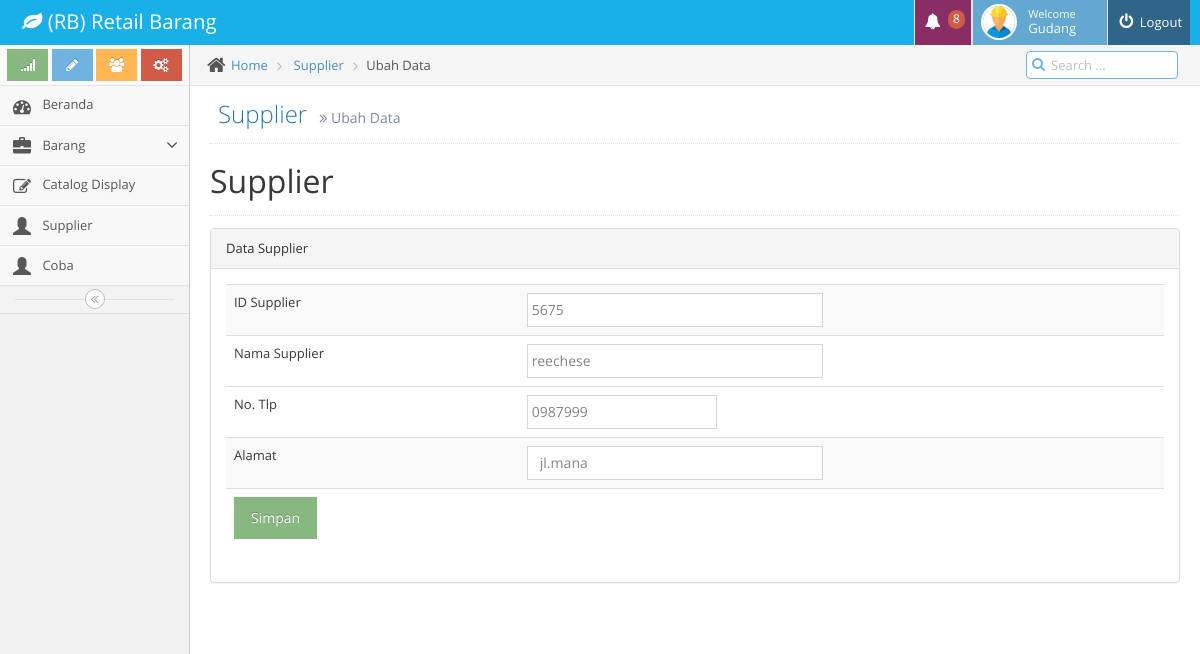
Page /crud/edit/5675 on the committed database.
### tables this page shows
CREATE TABLE `supplier` (
  `id_supplier` int(11) NOT NULL,
  `nama_supplier` varchar(30) NOT NULL,
  `alamat` varchar(50) NOT NULL,
  `no_telepon` varchar(15) NOT NULL
);

### application/controllers/crud.php (called while the page is built, shortened)
<?php
class Crud extends CI_Controller {
    function __construct() {
        $this->load->model('m_data');
        $this->load->helper('url');
    }
    function edit($id_supplier) {
        $where = array('id_supplier' => $id_supplier);
        $data['supplier'] = $this->m_data->edit_data($where, 'supplier')->result();
        $this->load->view('supplier/vedit', $data);
    }
}

### index.php (called while the page is built, shortened)
<?php
require_once BASEPATH.'core/CodeIgniter.php';

### application/models/m_data.php (called while the page is built, shortened)
<?php
class M_data extends CI_Model {
    function edit_data($where, $table) {
        return $this->db->get_where($table, $where);
    }
}

### application/views/supplier/vedit.php (the view, shortened to what this page needs)
            <div class="main-content">
                <div class="main-content-inner">
                    <div class="breadcrumbs ace-save-state" id="breadcrumbs">
                        <ul class="breadcrumb">
                            <li>
                                <i class="ace-icon fa fa-home home-icon"></i>
                                <a href="<?= base_url("welcome/home"); ?>">Home</a>
                            </li>
                            <li>
                                <a href="<?= base_url("crud/vsupplier"); ?>">Supplier</a>
                            </li>
                            <li class="active">Ubah Data</li>
                        </ul>
                        <div class="nav-search" id="nav-search">
                            <form class="form-search">
                                <span class="input-icon">
                                    <input type="text" placeholder="Search ..." class="nav-search-input" id="nav-search-input" autocomplete="off" />
                                    <i class="ace-icon fa fa-search nav-search-icon"></i>
                                </span>
                            </form>
                        </div>
                    </div>
                    <div class="page-content">
                        <div class="page-header">
                            <h1>
                                Supplier
                                <small>
                                    <i class="ace-icon fa fa-angle-double-right"></i>
                                   Ubah Data
                                </small>
                            </h1>
                        </div>
                        <div class="row">
                            <div class="col-xs-12">
                                <div class="row">
                                    <div class="col-xs-12">
                    <h1 class="page-header">Supplier</h1>
                </div>
            </div>
            <div class="row">
                <div class="col-lg-12">
                    <div class="panel panel-default">
                        <div class="panel-heading">
                            Data Supplier
                        </div>
    <div class="panel-body">
            <?php foreach($supplier as $u){ ?>
            <form action="<?= base_url("crud/update"); ?>" method="post">
                <table class="table table-striped">
                     <tr>
                        <td>ID Supplier</td>
                        <td>
                            <div class="col-sm-6">
                                <input type="text" name="id_supplier" class="form-control" value="<?php echo $u->id_supplier ?>">
                            </div>
                        </td>
                    </tr>
                    <tr>
                        <td>Nama Supplier</td>
                        <td>
                            <div class="col-sm-6">
                                <input type="text" name="nama_supplier" class="form-control" value="<?php echo $u->nama_supplier ?>">
                            </div>
                        </td>
                    </tr>
                     <tr>
                        <td>No. Tlp</td>
                        <td>
                            <div class="col-sm-4">
                                <input type="text" name="no_telepon" class="form-control" value="<?php echo $u->no_telepon ?>">
                            </div>
                        </td>
                    </tr>
                    <tr>
                        <td>Alamat</td>
                        <td>
                            <div class="col-sm-6">
                                <input type="address" name="alamat" class="form-control" value="<?php echo $u->alamat ?>">
                            </div>
                        </td>
                    </tr>
                    <tr>
                        <td colspan="2">
                            <input type="submit" class="btn btn-success" value="Simpan">
                        </td>
                    </tr>
                </table>
            </form>
            <?php } ?>
        </div>
    </div>
</div>

### rows in the picture
supplier: id_supplier "5675", nama_supplier "reechese", no_telepon "0987999", alamat "jl.mana"
